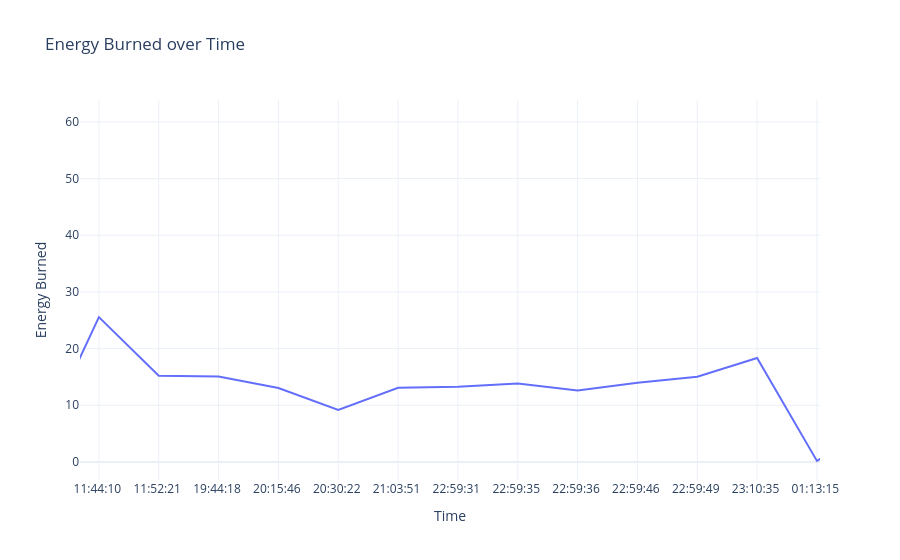

Source (notebook cell):
### Markdown cell above
#Energy burnt over Time

### Code cell
fig3= px.line(data, x='Time', y='Energy Burned', title='Energy Burned over Time')
fig3.show()

### Figure 1 — Plotly figure (JSON) as saved in the notebook; plotly's stock layout.template omitted (floating-point values rounded to 4 significant figures; data arrays with more than 128 entries replaced by an {"elided": "..."} marker saying what was removed)
{"data": [{"hovertemplate": "Time=%{x}<br>Energy Burned=%{y}<extra></extra>", "legendgroup": "", "line": {"color": "#636efa", "dash": "solid"}, "marker": {"symbol": "circle"}, "mode": "lines", "name": "", "orientation": "v", "showlegend": false, "type": "scatter", "x": {"elided": "149 str values"}, "xaxis": "x", "y": {"elided": "149 float values"}, "yaxis": "y"}], "layout": {"autosize": true, "legend": {"tracegroupgap": 0}, "title": {"text": "Energy Burned over Time"}, "xaxis": {"anchor": "y", "autorange": false, "domain": [0, 1], "range": [81.68, 94.05], "title": {"text": "Time"}, "type": "category"}, "yaxis": {"anchor": "x", "autorange": true, "domain": [0, 1], "range": [-3.181, 63.87], "title": {"text": "Energy Burned"}, "type": "linear"}}}
